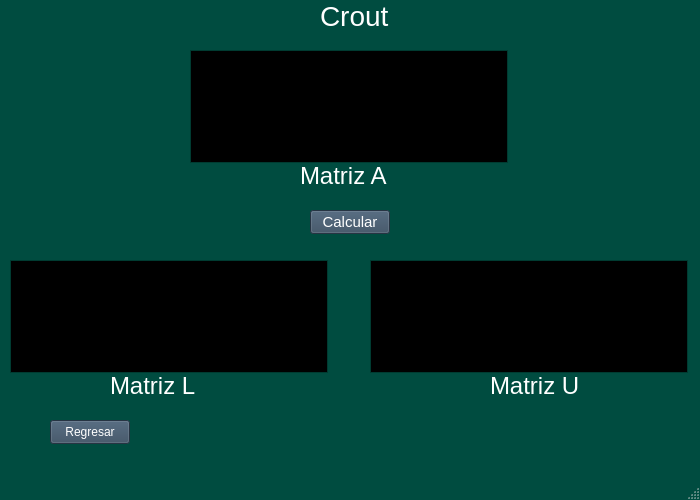
<?xml version="1.0" encoding="UTF-8"?>
<ui version="4.0">
 <class>dolittle</class>
 <widget class="QMainWindow" name="dolittle">
  <property name="geometry">
   <rect>
    <x>0</x>
    <y>0</y>
    <width>700</width>
    <height>500</height>
   </rect>
  </property>
  <property name="palette">
   <palette>
    <active>
     <colorrole role="WindowText">
      <brush brushstyle="SolidPattern">
       <color alpha="255">
        <red>255</red>
        <green>255</green>
        <blue>255</blue>
       </color>
      </brush>
     </colorrole>
     <colorrole role="Button">
      <brush brushstyle="SolidPattern">
       <color alpha="255">
        <red>0</red>
        <green>76</green>
        <blue>64</blue>
       </color>
      </brush>
     </colorrole>
     <colorrole role="Light">
      <brush brushstyle="SolidPattern">
       <color alpha="255">
        <red>0</red>
        <green>114</green>
        <blue>96</blue>
       </color>
      </brush>
     </colorrole>
     <colorrole role="Midlight">
      <brush brushstyle="SolidPattern">
       <color alpha="255">
        <red>0</red>
        <green>95</green>
        <blue>80</blue>
       </color>
      </brush>
     </colorrole>
     <colorrole role="Dark">
      <brush brushstyle="SolidPattern">
       <color alpha="255">
        <red>0</red>
        <green>38</green>
        <blue>32</blue>
       </color>
      </brush>
     </colorrole>
     <colorrole role="Mid">
      <brush brushstyle="SolidPattern">
       <color alpha="255">
        <red>0</red>
        <green>50</green>
        <blue>42</blue>
       </color>
      </brush>
     </colorrole>
     <colorrole role="Text">
      <brush brushstyle="SolidPattern">
       <color alpha="255">
        <red>255</red>
        <green>255</green>
        <blue>255</blue>
       </color>
      </brush>
     </colorrole>
     <colorrole role="BrightText">
      <brush brushstyle="SolidPattern">
       <color alpha="255">
        <red>255</red>
        <green>255</green>
        <blue>255</blue>
       </color>
      </brush>
     </colorrole>
     <colorrole role="ButtonText">
      <brush brushstyle="SolidPattern">
       <color alpha="255">
        <red>255</red>
        <green>255</green>
        <blue>255</blue>
       </color>
      </brush>
     </colorrole>
     <colorrole role="Base">
      <brush brushstyle="SolidPattern">
       <color alpha="255">
        <red>0</red>
        <green>0</green>
        <blue>0</blue>
       </color>
      </brush>
     </colorrole>
     <colorrole role="Window">
      <brush brushstyle="SolidPattern">
       <color alpha="255">
        <red>0</red>
        <green>76</green>
        <blue>64</blue>
       </color>
      </brush>
     </colorrole>
     <colorrole role="Shadow">
      <brush brushstyle="SolidPattern">
       <color alpha="255">
        <red>0</red>
        <green>0</green>
        <blue>0</blue>
       </color>
      </brush>
     </colorrole>
     <colorrole role="AlternateBase">
      <brush brushstyle="SolidPattern">
       <color alpha="255">
        <red>0</red>
        <green>38</green>
        <blue>32</blue>
       </color>
      </brush>
     </colorrole>
     <colorrole role="ToolTipBase">
      <brush brushstyle="SolidPattern">
       <color alpha="255">
        <red>255</red>
        <green>255</green>
        <blue>220</blue>
       </color>
      </brush>
     </colorrole>
     <colorrole role="ToolTipText">
      <brush brushstyle="SolidPattern">
       <color alpha="255">
        <red>0</red>
        <green>0</green>
        <blue>0</blue>
       </color>
      </brush>
     </colorrole>
     <colorrole role="PlaceholderText">
      <brush brushstyle="SolidPattern">
       <color alpha="128">
        <red>255</red>
        <green>255</green>
        <blue>255</blue>
       </color>
      </brush>
     </colorrole>
    </active>
    <inactive>
     <colorrole role="WindowText">
      <brush brushstyle="SolidPattern">
       <color alpha="255">
        <red>255</red>
        <green>255</green>
        <blue>255</blue>
       </color>
      </brush>
     </colorrole>
     <colorrole role="Button">
      <brush brushstyle="SolidPattern">
       <color alpha="255">
        <red>0</red>
        <green>76</green>
        <blue>64</blue>
       </color>
      </brush>
     </colorrole>
     <colorrole role="Light">
      <brush brushstyle="SolidPattern">
       <color alpha="255">
        <red>0</red>
        <green>114</green>
        <blue>96</blue>
       </color>
      </brush>
     </colorrole>
     <colorrole role="Midlight">
      <brush brushstyle="SolidPattern">
       <color alpha="255">
        <red>0</red>
        <green>95</green>
        <blue>80</blue>
       </color>
      </brush>
     </colorrole>
     <colorrole role="Dark">
      <brush brushstyle="SolidPattern">
       <color alpha="255">
        <red>0</red>
        <green>38</green>
        <blue>32</blue>
       </color>
      </brush>
     </colorrole>
     <colorrole role="Mid">
      <brush brushstyle="SolidPattern">
       <color alpha="255">
        <red>0</red>
        <green>50</green>
        <blue>42</blue>
       </color>
      </brush>
     </colorrole>
     <colorrole role="Text">
      <brush brushstyle="SolidPattern">
       <color alpha="255">
        <red>255</red>
        <green>255</green>
        <blue>255</blue>
       </color>
      </brush>
     </colorrole>
     <colorrole role="BrightText">
      <brush brushstyle="SolidPattern">
       <color alpha="255">
        <red>255</red>
        <green>255</green>
        <blue>255</blue>
       </color>
      </brush>
     </colorrole>
     <colorrole role="ButtonText">
      <brush brushstyle="SolidPattern">
       <color alpha="255">
        <red>255</red>
        <green>255</green>
        <blue>255</blue>
       </color>
      </brush>
     </colorrole>
     <colorrole role="Base">
      <brush brushstyle="SolidPattern">
       <color alpha="255">
        <red>0</red>
        <green>0</green>
        <blue>0</blue>
       </color>
      </brush>
     </colorrole>
     <colorrole role="Window">
      <brush brushstyle="SolidPattern">
       <color alpha="255">
        <red>0</red>
        <green>76</green>
        <blue>64</blue>
       </color>
      </brush>
     </colorrole>
     <colorrole role="Shadow">
      <brush brushstyle="SolidPattern">
       <color alpha="255">
        <red>0</red>
        <green>0</green>
        <blue>0</blue>
       </color>
      </brush>
     </colorrole>
     <colorrole role="AlternateBase">
      <brush brushstyle="SolidPattern">
       <color alpha="255">
        <red>0</red>
        <green>38</green>
        <blue>32</blue>
       </color>
      </brush>
     </colorrole>
     <colorrole role="ToolTipBase">
      <brush brushstyle="SolidPattern">
       <color alpha="255">
        <red>255</red>
        <green>255</green>
        <blue>220</blue>
       </color>
      </brush>
     </colorrole>
     <colorrole role="ToolTipText">
      <brush brushstyle="SolidPattern">
       <color alpha="255">
        <red>0</red>
        <green>0</green>
        <blue>0</blue>
       </color>
      </brush>
     </colorrole>
     <colorrole role="PlaceholderText">
      <brush brushstyle="SolidPattern">
       <color alpha="128">
        <red>255</red>
        <green>255</green>
        <blue>255</blue>
       </color>
      </brush>
     </colorrole>
    </inactive>
    <disabled>
     <colorrole role="WindowText">
      <brush brushstyle="SolidPattern">
       <color alpha="255">
        <red>0</red>
        <green>38</green>
        <blue>32</blue>
       </color>
      </brush>
     </colorrole>
     <colorrole role="Button">
      <brush brushstyle="SolidPattern">
       <color alpha="255">
        <red>0</red>
        <green>76</green>
        <blue>64</blue>
       </color>
      </brush>
     </colorrole>
     <colorrole role="Light">
      <brush brushstyle="SolidPattern">
       <color alpha="255">
        <red>0</red>
        <green>114</green>
        <blue>96</blue>
       </color>
      </brush>
     </colorrole>
     <colorrole role="Midlight">
      <brush brushstyle="SolidPattern">
       <color alpha="255">
        <red>0</red>
        <green>95</green>
        <blue>80</blue>
       </color>
      </brush>
     </colorrole>
     <colorrole role="Dark">
      <brush brushstyle="SolidPattern">
       <color alpha="255">
        <red>0</red>
        <green>38</green>
        <blue>32</blue>
       </color>
      </brush>
     </colorrole>
     <colorrole role="Mid">
      <brush brushstyle="SolidPattern">
       <color alpha="255">
        <red>0</red>
        <green>50</green>
        <blue>42</blue>
       </color>
      </brush>
     </colorrole>
     <colorrole role="Text">
      <brush brushstyle="SolidPattern">
       <color alpha="255">
        <red>0</red>
        <green>38</green>
        <blue>32</blue>
       </color>
      </brush>
     </colorrole>
     <colorrole role="BrightText">
      <brush brushstyle="SolidPattern">
       <color alpha="255">
        <red>255</red>
        <green>255</green>
        <blue>255</blue>
       </color>
      </brush>
     </colorrole>
     <colorrole role="ButtonText">
      <brush brushstyle="SolidPattern">
       <color alpha="255">
        <red>0</red>
        <green>38</green>
        <blue>32</blue>
       </color>
      </brush>
     </colorrole>
     <colorrole role="Base">
      <brush brushstyle="SolidPattern">
       <color alpha="255">
        <red>0</red>
        <green>76</green>
        <blue>64</blue>
       </color>
      </brush>
     </colorrole>
     <colorrole role="Window">
      <brush brushstyle="SolidPattern">
       <color alpha="255">
        <red>0</red>
        <green>76</green>
        <blue>64</blue>
       </color>
      </brush>
     </colorrole>
     <colorrole role="Shadow">
      <brush brushstyle="SolidPattern">
       <color alpha="255">
        <red>0</red>
        <green>0</green>
        <blue>0</blue>
       </color>
      </brush>
     </colorrole>
     <colorrole role="AlternateBase">
      <brush brushstyle="SolidPattern">
       <color alpha="255">
        <red>0</red>
        <green>76</green>
        <blue>64</blue>
       </color>
      </brush>
     </colorrole>
     <colorrole role="ToolTipBase">
      <brush brushstyle="SolidPattern">
       <color alpha="255">
        <red>255</red>
        <green>255</green>
        <blue>220</blue>
       </color>
      </brush>
     </colorrole>
     <colorrole role="ToolTipText">
      <brush brushstyle="SolidPattern">
       <color alpha="255">
        <red>0</red>
        <green>0</green>
        <blue>0</blue>
       </color>
      </brush>
     </colorrole>
     <colorrole role="PlaceholderText">
      <brush brushstyle="SolidPattern">
       <color alpha="128">
        <red>255</red>
        <green>255</green>
        <blue>255</blue>
       </color>
      </brush>
     </colorrole>
    </disabled>
   </palette>
  </property>
  <property name="windowTitle">
   <string>MainWindow</string>
  </property>
  <widget class="QWidget" name="centralwidget">
   <widget class="QPushButton" name="pushButton">
    <property name="geometry">
     <rect>
      <x>50</x>
      <y>420</y>
      <width>80</width>
      <height>24</height>
     </rect>
    </property>
    <property name="palette">
     <palette>
      <active>
       <colorrole role="WindowText">
        <brush brushstyle="SolidPattern">
         <color alpha="255">
          <red>255</red>
          <green>255</green>
          <blue>255</blue>
         </color>
        </brush>
       </colorrole>
       <colorrole role="Button">
        <brush brushstyle="SolidPattern">
         <color alpha="255">
          <red>53</red>
          <green>73</green>
          <blue>94</blue>
         </color>
        </brush>
       </colorrole>
       <colorrole role="Light">
        <brush brushstyle="SolidPattern">
         <color alpha="255">
          <red>79</red>
          <green>109</green>
          <blue>141</blue>
         </color>
        </brush>
       </colorrole>
       <colorrole role="Midlight">
        <brush brushstyle="SolidPattern">
         <color alpha="255">
          <red>66</red>
          <green>91</green>
          <blue>117</blue>
         </color>
        </brush>
       </colorrole>
       <colorrole role="Dark">
        <brush brushstyle="SolidPattern">
         <color alpha="255">
          <red>26</red>
          <green>36</green>
          <blue>47</blue>
         </color>
        </brush>
       </colorrole>
       <colorrole role="Mid">
        <brush brushstyle="SolidPattern">
         <color alpha="255">
          <red>35</red>
          <green>48</green>
          <blue>62</blue>
         </color>
        </brush>
       </colorrole>
       <colorrole role="Text">
        <brush brushstyle="SolidPattern">
         <color alpha="255">
          <red>255</red>
          <green>255</green>
          <blue>255</blue>
         </color>
        </brush>
       </colorrole>
       <colorrole role="BrightText">
        <brush brushstyle="SolidPattern">
         <color alpha="255">
          <red>255</red>
          <green>255</green>
          <blue>255</blue>
         </color>
        </brush>
       </colorrole>
       <colorrole role="ButtonText">
        <brush brushstyle="SolidPattern">
         <color alpha="255">
          <red>255</red>
          <green>255</green>
          <blue>255</blue>
         </color>
        </brush>
       </colorrole>
       <colorrole role="Base">
        <brush brushstyle="SolidPattern">
         <color alpha="255">
          <red>0</red>
          <green>0</green>
          <blue>0</blue>
         </color>
        </brush>
       </colorrole>
       <colorrole role="Window">
        <brush brushstyle="SolidPattern">
         <color alpha="255">
          <red>53</red>
          <green>73</green>
          <blue>94</blue>
         </color>
        </brush>
       </colorrole>
       <colorrole role="Shadow">
        <brush brushstyle="SolidPattern">
         <color alpha="255">
          <red>0</red>
          <green>0</green>
          <blue>0</blue>
         </color>
        </brush>
       </colorrole>
       <colorrole role="AlternateBase">
        <brush brushstyle="SolidPattern">
         <color alpha="255">
          <red>26</red>
          <green>36</green>
          <blue>47</blue>
         </color>
        </brush>
       </colorrole>
       <colorrole role="ToolTipBase">
        <brush brushstyle="SolidPattern">
         <color alpha="255">
          <red>255</red>
          <green>255</green>
          <blue>220</blue>
         </color>
        </brush>
       </colorrole>
       <colorrole role="ToolTipText">
        <brush brushstyle="SolidPattern">
         <color alpha="255">
          <red>0</red>
          <green>0</green>
          <blue>0</blue>
         </color>
        </brush>
       </colorrole>
       <colorrole role="PlaceholderText">
        <brush brushstyle="SolidPattern">
         <color alpha="128">
          <red>255</red>
          <green>255</green>
          <blue>255</blue>
         </color>
        </brush>
       </colorrole>
      </active>
      <inactive>
       <colorrole role="WindowText">
        <brush brushstyle="SolidPattern">
         <color alpha="255">
          <red>255</red>
          <green>255</green>
          <blue>255</blue>
         </color>
        </brush>
       </colorrole>
       <colorrole role="Button">
        <brush brushstyle="SolidPattern">
         <color alpha="255">
          <red>53</red>
          <green>73</green>
          <blue>94</blue>
         </color>
        </brush>
       </colorrole>
       <colorrole role="Light">
        <brush brushstyle="SolidPattern">
         <color alpha="255">
          <red>79</red>
          <green>109</green>
          <blue>141</blue>
         </color>
        </brush>
       </colorrole>
       <colorrole role="Midlight">
        <brush brushstyle="SolidPattern">
         <color alpha="255">
          <red>66</red>
          <green>91</green>
          <blue>117</blue>
         </color>
        </brush>
       </colorrole>
       <colorrole role="Dark">
        <brush brushstyle="SolidPattern">
         <color alpha="255">
          <red>26</red>
          <green>36</green>
          <blue>47</blue>
         </color>
        </brush>
       </colorrole>
       <colorrole role="Mid">
        <brush brushstyle="SolidPattern">
         <color alpha="255">
          <red>35</red>
          <green>48</green>
          <blue>62</blue>
         </color>
        </brush>
       </colorrole>
       <colorrole role="Text">
        <brush brushstyle="SolidPattern">
         <color alpha="255">
          <red>255</red>
          <green>255</green>
          <blue>255</blue>
         </color>
        </brush>
       </colorrole>
       <colorrole role="BrightText">
        <brush brushstyle="SolidPattern">
         <color alpha="255">
          <red>255</red>
          <green>255</green>
          <blue>255</blue>
         </color>
        </brush>
       </colorrole>
       <colorrole role="ButtonText">
        <brush brushstyle="SolidPattern">
         <color alpha="255">
          <red>255</red>
          <green>255</green>
          <blue>255</blue>
         </color>
        </brush>
       </colorrole>
       <colorrole role="Base">
        <brush brushstyle="SolidPattern">
         <color alpha="255">
          <red>0</red>
          <green>0</green>
          <blue>0</blue>
         </color>
        </brush>
       </colorrole>
       <colorrole role="Window">
        <brush brushstyle="SolidPattern">
         <color alpha="255">
          <red>53</red>
          <green>73</green>
          <blue>94</blue>
         </color>
        </brush>
       </colorrole>
       <colorrole role="Shadow">
        <brush brushstyle="SolidPattern">
         <color alpha="255">
          <red>0</red>
          <green>0</green>
          <blue>0</blue>
         </color>
        </brush>
       </colorrole>
       <colorrole role="AlternateBase">
        <brush brushstyle="SolidPattern">
         <color alpha="255">
          <red>26</red>
          <green>36</green>
          <blue>47</blue>
         </color>
        </brush>
       </colorrole>
       <colorrole role="ToolTipBase">
        <brush brushstyle="SolidPattern">
         <color alpha="255">
          <red>255</red>
          <green>255</green>
          <blue>220</blue>
         </color>
        </brush>
       </colorrole>
       <colorrole role="ToolTipText">
        <brush brushstyle="SolidPattern">
         <color alpha="255">
          <red>0</red>
          <green>0</green>
          <blue>0</blue>
         </color>
        </brush>
       </colorrole>
       <colorrole role="PlaceholderText">
        <brush brushstyle="SolidPattern">
         <color alpha="128">
          <red>255</red>
          <green>255</green>
          <blue>255</blue>
         </color>
        </brush>
       </colorrole>
      </inactive>
      <disabled>
       <colorrole role="WindowText">
        <brush brushstyle="SolidPattern">
         <color alpha="255">
          <red>26</red>
          <green>36</green>
          <blue>47</blue>
         </color>
        </brush>
       </colorrole>
       <colorrole role="Button">
        <brush brushstyle="SolidPattern">
         <color alpha="255">
          <red>53</red>
          <green>73</green>
          <blue>94</blue>
         </color>
        </brush>
       </colorrole>
       <colorrole role="Light">
        <brush brushstyle="SolidPattern">
         <color alpha="255">
          <red>79</red>
          <green>109</green>
          <blue>141</blue>
         </color>
        </brush>
       </colorrole>
       <colorrole role="Midlight">
        <brush brushstyle="SolidPattern">
         <color alpha="255">
          <red>66</red>
          <green>91</green>
          <blue>117</blue>
         </color>
        </brush>
       </colorrole>
       <colorrole role="Dark">
        <brush brushstyle="SolidPattern">
         <color alpha="255">
          <red>26</red>
          <green>36</green>
          <blue>47</blue>
         </color>
        </brush>
       </colorrole>
       <colorrole role="Mid">
        <brush brushstyle="SolidPattern">
         <color alpha="255">
          <red>35</red>
          <green>48</green>
          <blue>62</blue>
         </color>
        </brush>
       </colorrole>
       <colorrole role="Text">
        <brush brushstyle="SolidPattern">
         <color alpha="255">
          <red>26</red>
          <green>36</green>
          <blue>47</blue>
         </color>
        </brush>
       </colorrole>
       <colorrole role="BrightText">
        <brush brushstyle="SolidPattern">
         <color alpha="255">
          <red>255</red>
          <green>255</green>
          <blue>255</blue>
         </color>
        </brush>
       </colorrole>
       <colorrole role="ButtonText">
        <brush brushstyle="SolidPattern">
         <color alpha="255">
          <red>26</red>
          <green>36</green>
          <blue>47</blue>
         </color>
        </brush>
       </colorrole>
       <colorrole role="Base">
        <brush brushstyle="SolidPattern">
         <color alpha="255">
          <red>53</red>
          <green>73</green>
          <blue>94</blue>
         </color>
        </brush>
       </colorrole>
       <colorrole role="Window">
        <brush brushstyle="SolidPattern">
         <color alpha="255">
          <red>53</red>
          <green>73</green>
          <blue>94</blue>
         </color>
        </brush>
       </colorrole>
       <colorrole role="Shadow">
        <brush brushstyle="SolidPattern">
         <color alpha="255">
          <red>0</red>
          <green>0</green>
          <blue>0</blue>
         </color>
        </brush>
       </colorrole>
       <colorrole role="AlternateBase">
        <brush brushstyle="SolidPattern">
         <color alpha="255">
          <red>53</red>
          <green>73</green>
          <blue>94</blue>
         </color>
        </brush>
       </colorrole>
       <colorrole role="ToolTipBase">
        <brush brushstyle="SolidPattern">
         <color alpha="255">
          <red>255</red>
          <green>255</green>
          <blue>220</blue>
         </color>
        </brush>
       </colorrole>
       <colorrole role="ToolTipText">
        <brush brushstyle="SolidPattern">
         <color alpha="255">
          <red>0</red>
          <green>0</green>
          <blue>0</blue>
         </color>
        </brush>
       </colorrole>
       <colorrole role="PlaceholderText">
        <brush brushstyle="SolidPattern">
         <color alpha="128">
          <red>255</red>
          <green>255</green>
          <blue>255</blue>
         </color>
        </brush>
       </colorrole>
      </disabled>
     </palette>
    </property>
    <property name="text">
     <string>Regresar</string>
    </property>
   </widget>
   <widget class="QTableView" name="tableViewU">
    <property name="enabled">
     <bool>true</bool>
    </property>
    <property name="geometry">
     <rect>
      <x>370</x>
      <y>260</y>
      <width>318</width>
      <height>113</height>
     </rect>
    </property>
   </widget>
   <widget class="QTableView" name="tableViewL">
    <property name="enabled">
     <bool>true</bool>
    </property>
    <property name="geometry">
     <rect>
      <x>10</x>
      <y>260</y>
      <width>318</width>
      <height>113</height>
     </rect>
    </property>
   </widget>
   <widget class="QLabel" name="label">
    <property name="geometry">
     <rect>
      <x>320</x>
      <y>-10</y>
      <width>121</width>
      <height>51</height>
     </rect>
    </property>
    <property name="font">
     <font>
      <pointsize>21</pointsize>
     </font>
    </property>
    <property name="text">
     <string>Crout</string>
    </property>
   </widget>
   <widget class="QTableView" name="tableViewA">
    <property name="enabled">
     <bool>true</bool>
    </property>
    <property name="geometry">
     <rect>
      <x>190</x>
      <y>50</y>
      <width>318</width>
      <height>113</height>
     </rect>
    </property>
    <property name="autoFillBackground">
     <bool>false</bool>
    </property>
    <property name="alternatingRowColors">
     <bool>true</bool>
    </property>
   </widget>
   <widget class="QLabel" name="label_3">
    <property name="geometry">
     <rect>
      <x>490</x>
      <y>360</y>
      <width>111</width>
      <height>51</height>
     </rect>
    </property>
    <property name="font">
     <font>
      <pointsize>18</pointsize>
     </font>
    </property>
    <property name="text">
     <string>Matriz U</string>
    </property>
   </widget>
   <widget class="QLabel" name="label_2">
    <property name="geometry">
     <rect>
      <x>110</x>
      <y>360</y>
      <width>111</width>
      <height>51</height>
     </rect>
    </property>
    <property name="font">
     <font>
      <pointsize>18</pointsize>
     </font>
    </property>
    <property name="text">
     <string>Matriz L</string>
    </property>
   </widget>
   <widget class="QPushButton" name="pushButton_3">
    <property name="geometry">
     <rect>
      <x>310</x>
      <y>210</y>
      <width>80</width>
      <height>24</height>
     </rect>
    </property>
    <property name="palette">
     <palette>
      <active>
       <colorrole role="WindowText">
        <brush brushstyle="SolidPattern">
         <color alpha="255">
          <red>255</red>
          <green>255</green>
          <blue>255</blue>
         </color>
        </brush>
       </colorrole>
       <colorrole role="Button">
        <brush brushstyle="SolidPattern">
         <color alpha="255">
          <red>53</red>
          <green>73</green>
          <blue>94</blue>
         </color>
        </brush>
       </colorrole>
       <colorrole role="Light">
        <brush brushstyle="SolidPattern">
         <color alpha="255">
          <red>79</red>
          <green>109</green>
          <blue>141</blue>
         </color>
        </brush>
       </colorrole>
       <colorrole role="Midlight">
        <brush brushstyle="SolidPattern">
         <color alpha="255">
          <red>66</red>
          <green>91</green>
          <blue>117</blue>
         </color>
        </brush>
       </colorrole>
       <colorrole role="Dark">
        <brush brushstyle="SolidPattern">
         <color alpha="255">
          <red>26</red>
          <green>36</green>
          <blue>47</blue>
         </color>
        </brush>
       </colorrole>
       <colorrole role="Mid">
        <brush brushstyle="SolidPattern">
         <color alpha="255">
          <red>35</red>
          <green>48</green>
          <blue>62</blue>
         </color>
        </brush>
       </colorrole>
       <colorrole role="Text">
        <brush brushstyle="SolidPattern">
         <color alpha="255">
          <red>255</red>
          <green>255</green>
          <blue>255</blue>
         </color>
        </brush>
       </colorrole>
       <colorrole role="BrightText">
        <brush brushstyle="SolidPattern">
         <color alpha="255">
          <red>255</red>
          <green>255</green>
          <blue>255</blue>
         </color>
        </brush>
       </colorrole>
       <colorrole role="ButtonText">
        <brush brushstyle="SolidPattern">
         <color alpha="255">
          <red>255</red>
          <green>255</green>
          <blue>255</blue>
         </color>
        </brush>
       </colorrole>
       <colorrole role="Base">
        <brush brushstyle="SolidPattern">
         <color alpha="255">
          <red>0</red>
          <green>0</green>
          <blue>0</blue>
         </color>
        </brush>
       </colorrole>
       <colorrole role="Window">
        <brush brushstyle="SolidPattern">
         <color alpha="255">
          <red>53</red>
          <green>73</green>
          <blue>94</blue>
         </color>
        </brush>
       </colorrole>
       <colorrole role="Shadow">
        <brush brushstyle="SolidPattern">
         <color alpha="255">
          <red>0</red>
          <green>0</green>
          <blue>0</blue>
         </color>
        </brush>
       </colorrole>
       <colorrole role="AlternateBase">
        <brush brushstyle="SolidPattern">
         <color alpha="255">
          <red>26</red>
          <green>36</green>
          <blue>47</blue>
         </color>
        </brush>
       </colorrole>
       <colorrole role="ToolTipBase">
        <brush brushstyle="SolidPattern">
         <color alpha="255">
          <red>255</red>
          <green>255</green>
          <blue>220</blue>
         </color>
        </brush>
       </colorrole>
       <colorrole role="ToolTipText">
        <brush brushstyle="SolidPattern">
         <color alpha="255">
          <red>0</red>
          <green>0</green>
          <blue>0</blue>
         </color>
        </brush>
       </colorrole>
       <colorrole role="PlaceholderText">
        <brush brushstyle="SolidPattern">
         <color alpha="128">
          <red>255</red>
          <green>255</green>
          <blue>255</blue>
         </color>
        </brush>
       </colorrole>
      </active>
      <inactive>
       <colorrole role="WindowText">
        <brush brushstyle="SolidPattern">
         <color alpha="255">
          <red>255</red>
          <green>255</green>
          <blue>255</blue>
         </color>
        </brush>
       </colorrole>
       <colorrole role="Button">
        <brush brushstyle="SolidPattern">
         <color alpha="255">
          <red>53</red>
          <green>73</green>
          <blue>94</blue>
         </color>
        </brush>
       </colorrole>
       <colorrole role="Light">
        <brush brushstyle="SolidPattern">
         <color alpha="255">
          <red>79</red>
          <green>109</green>
          <blue>141</blue>
         </color>
        </brush>
       </colorrole>
       <colorrole role="Midlight">
        <brush brushstyle="SolidPattern">
         <color alpha="255">
          <red>66</red>
          <green>91</green>
          <blue>117</blue>
         </color>
        </brush>
       </colorrole>
       <colorrole role="Dark">
        <brush brushstyle="SolidPattern">
         <color alpha="255">
          <red>26</red>
          <green>36</green>
          <blue>47</blue>
         </color>
        </brush>
       </colorrole>
       <colorrole role="Mid">
        <brush brushstyle="SolidPattern">
         <color alpha="255">
          <red>35</red>
          <green>48</green>
          <blue>62</blue>
         </color>
        </brush>
       </colorrole>
       <colorrole role="Text">
        <brush brushstyle="SolidPattern">
         <color alpha="255">
          <red>255</red>
          <green>255</green>
          <blue>255</blue>
         </color>
        </brush>
       </colorrole>
       <colorrole role="BrightText">
        <brush brushstyle="SolidPattern">
         <color alpha="255">
          <red>255</red>
          <green>255</green>
          <blue>255</blue>
         </color>
        </brush>
       </colorrole>
       <colorrole role="ButtonText">
        <brush brushstyle="SolidPattern">
         <color alpha="255">
          <red>255</red>
          <green>255</green>
          <blue>255</blue>
         </color>
        </brush>
       </colorrole>
       <colorrole role="Base">
        <brush brushstyle="SolidPattern">
         <color alpha="255">
          <red>0</red>
          <green>0</green>
          <blue>0</blue>
         </color>
        </brush>
       </colorrole>
       <colorrole role="Window">
        <brush brushstyle="SolidPattern">
         <color alpha="255">
          <red>53</red>
          <green>73</green>
          <blue>94</blue>
         </color>
        </brush>
       </colorrole>
       <colorrole role="Shadow">
        <brush brushstyle="SolidPattern">
         <color alpha="255">
          <red>0</red>
          <green>0</green>
          <blue>0</blue>
         </color>
        </brush>
       </colorrole>
       <colorrole role="AlternateBase">
        <brush brushstyle="SolidPattern">
         <color alpha="255">
          <red>26</red>
          <green>36</green>
          <blue>47</blue>
         </color>
        </brush>
       </colorrole>
       <colorrole role="ToolTipBase">
        <brush brushstyle="SolidPattern">
         <color alpha="255">
          <red>255</red>
          <green>255</green>
          <blue>220</blue>
         </color>
        </brush>
       </colorrole>
       <colorrole role="ToolTipText">
        <brush brushstyle="SolidPattern">
         <color alpha="255">
          <red>0</red>
          <green>0</green>
          <blue>0</blue>
         </color>
        </brush>
       </colorrole>
       <colorrole role="PlaceholderText">
        <brush brushstyle="SolidPattern">
         <color alpha="128">
          <red>255</red>
          <green>255</green>
          <blue>255</blue>
         </color>
        </brush>
       </colorrole>
      </inactive>
      <disabled>
       <colorrole role="WindowText">
        <brush brushstyle="SolidPattern">
         <color alpha="255">
          <red>26</red>
          <green>36</green>
          <blue>47</blue>
         </color>
        </brush>
       </colorrole>
       <colorrole role="Button">
        <brush brushstyle="SolidPattern">
         <color alpha="255">
          <red>53</red>
          <green>73</green>
          <blue>94</blue>
         </color>
        </brush>
       </colorrole>
       <colorrole role="Light">
        <brush brushstyle="SolidPattern">
         <color alpha="255">
          <red>79</red>
          <green>109</green>
          <blue>141</blue>
         </color>
        </brush>
       </colorrole>
       <colorrole role="Midlight">
        <brush brushstyle="SolidPattern">
         <color alpha="255">
          <red>66</red>
          <green>91</green>
          <blue>117</blue>
         </color>
        </brush>
       </colorrole>
       <colorrole role="Dark">
        <brush brushstyle="SolidPattern">
         <color alpha="255">
          <red>26</red>
          <green>36</green>
          <blue>47</blue>
         </color>
        </brush>
       </colorrole>
       <colorrole role="Mid">
        <brush brushstyle="SolidPattern">
         <color alpha="255">
          <red>35</red>
          <green>48</green>
          <blue>62</blue>
         </color>
        </brush>
       </colorrole>
       <colorrole role="Text">
        <brush brushstyle="SolidPattern">
         <color alpha="255">
          <red>26</red>
          <green>36</green>
          <blue>47</blue>
         </color>
        </brush>
       </colorrole>
       <colorrole role="BrightText">
        <brush brushstyle="SolidPattern">
         <color alpha="255">
          <red>255</red>
          <green>255</green>
          <blue>255</blue>
         </color>
        </brush>
       </colorrole>
       <colorrole role="ButtonText">
        <brush brushstyle="SolidPattern">
         <color alpha="255">
          <red>26</red>
          <green>36</green>
          <blue>47</blue>
         </color>
        </brush>
       </colorrole>
       <colorrole role="Base">
        <brush brushstyle="SolidPattern">
         <color alpha="255">
          <red>53</red>
          <green>73</green>
          <blue>94</blue>
         </color>
        </brush>
       </colorrole>
       <colorrole role="Window">
        <brush brushstyle="SolidPattern">
         <color alpha="255">
          <red>53</red>
          <green>73</green>
          <blue>94</blue>
         </color>
        </brush>
       </colorrole>
       <colorrole role="Shadow">
        <brush brushstyle="SolidPattern">
         <color alpha="255">
          <red>0</red>
          <green>0</green>
          <blue>0</blue>
         </color>
        </brush>
       </colorrole>
       <colorrole role="AlternateBase">
        <brush brushstyle="SolidPattern">
         <color alpha="255">
          <red>53</red>
          <green>73</green>
          <blue>94</blue>
         </color>
        </brush>
       </colorrole>
       <colorrole role="ToolTipBase">
        <brush brushstyle="SolidPattern">
         <color alpha="255">
          <red>255</red>
          <green>255</green>
          <blue>220</blue>
         </color>
        </brush>
       </colorrole>
       <colorrole role="ToolTipText">
        <brush brushstyle="SolidPattern">
         <color alpha="255">
          <red>0</red>
          <green>0</green>
          <blue>0</blue>
         </color>
        </brush>
       </colorrole>
       <colorrole role="PlaceholderText">
        <brush brushstyle="SolidPattern">
         <color alpha="128">
          <red>255</red>
          <green>255</green>
          <blue>255</blue>
         </color>
        </brush>
       </colorrole>
      </disabled>
     </palette>
    </property>
    <property name="font">
     <font>
      <pointsize>11</pointsize>
     </font>
    </property>
    <property name="text">
     <string>Calcular</string>
    </property>
   </widget>
   <widget class="QLabel" name="label_4">
    <property name="geometry">
     <rect>
      <x>300</x>
      <y>150</y>
      <width>111</width>
      <height>51</height>
     </rect>
    </property>
    <property name="font">
     <font>
      <pointsize>18</pointsize>
     </font>
    </property>
    <property name="text">
     <string>Matriz A</string>
    </property>
   </widget>
  </widget>
  <widget class="QMenuBar" name="menubar">
   <property name="geometry">
    <rect>
     <x>0</x>
     <y>0</y>
     <width>700</width>
     <height>21</height>
    </rect>
   </property>
  </widget>
  <widget class="QStatusBar" name="statusbar"/>
 </widget>
 <resources/>
 <connections/>
</ui>
